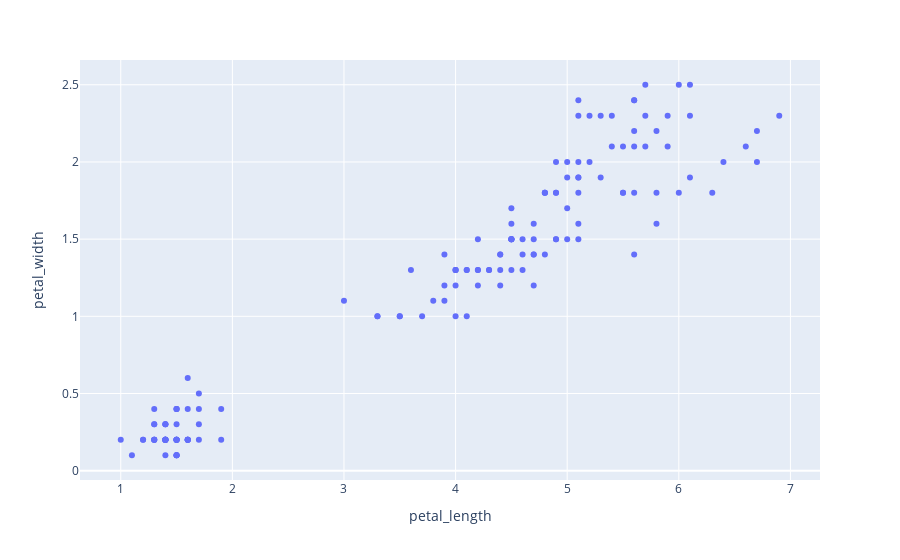

Notebook cell for this chart:
### Code cell
px.scatter (iris,x='petal_length',y='petal_width')

### Figure 1 — Plotly figure (JSON) as saved in the notebook; plotly's stock layout.template omitted (floating-point values rounded to 4 significant figures; data arrays with more than 128 entries replaced by an {"elided": "..."} marker saying what was removed)
{"data": [{"hovertemplate": "petal_length=%{x}<br>petal_width=%{y}<extra></extra>", "legendgroup": "", "marker": {"color": "#636efa", "symbol": "circle"}, "mode": "markers", "name": "", "orientation": "v", "showlegend": false, "type": "scatter", "x": {"elided": "150 float values"}, "xaxis": "x", "y": {"elided": "150 float values"}, "yaxis": "y"}], "layout": {"legend": {"tracegroupgap": 0}, "margin": {"t": 60}, "xaxis": {"anchor": "y", "domain": [0, 1], "title": {"text": "petal_length"}}, "yaxis": {"anchor": "x", "domain": [0, 1], "title": {"text": "petal_width"}}}}
